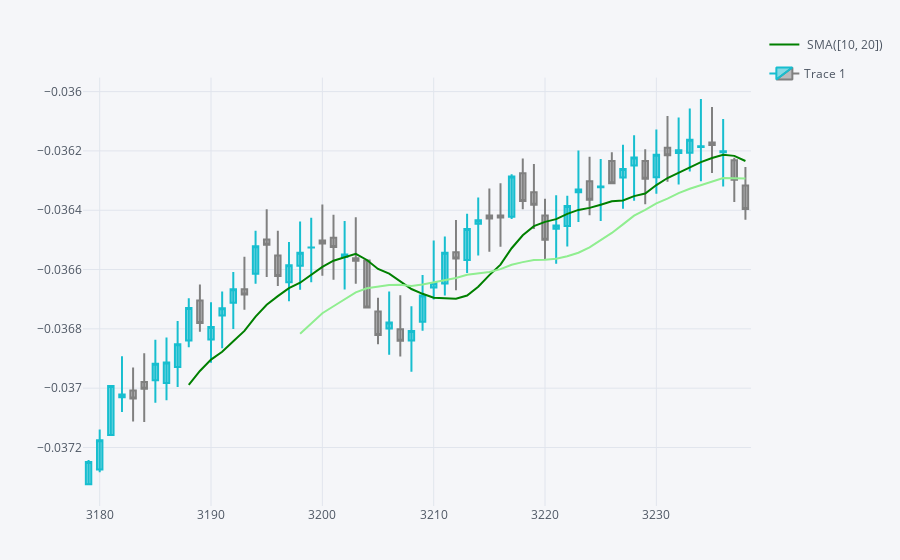

The cell this chart's notebook holds for it:
### Code cell
qf=cf.QuantFig(tickers.get_group('a')[-60:])
qf.add_sma([10,20],width=2,color=['green','lightgreen'],legendgroup=True)
plyo.iplot(qf.iplot(asFigure=True),image='png',
          filename='qf_04')
